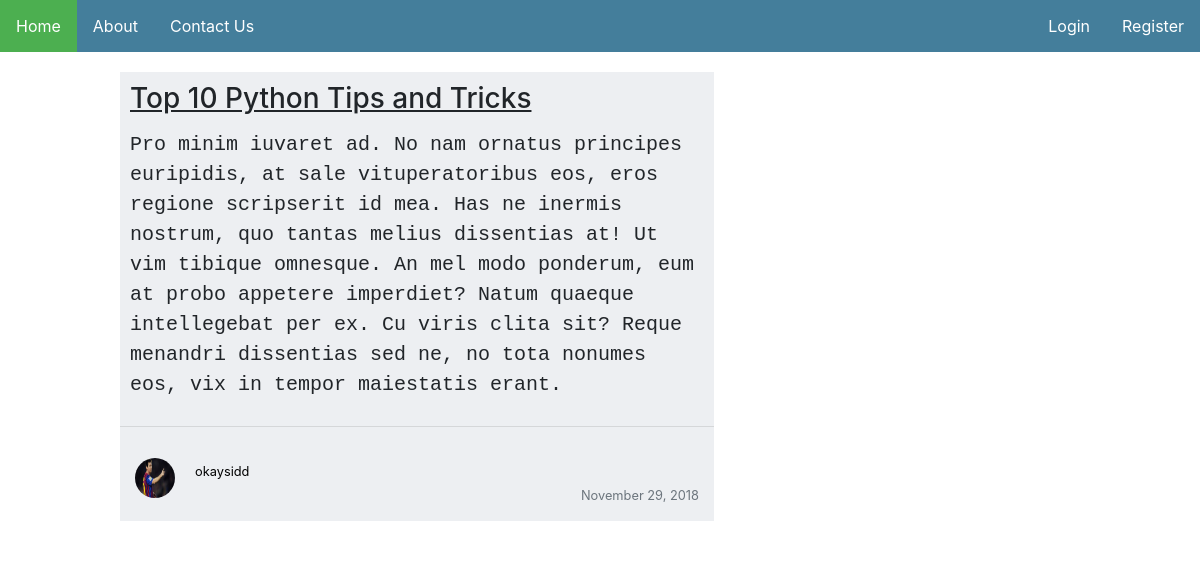
The page /post/30 on the database its author committed.
### blog/models.py (models this page shows, shortened)
class Post(models.Model):
    title = models.CharField(max_length=100)
    content = models.TextField()
    date_posted = models.DateTimeField(auto_now_add=True)
    author = models.ForeignKey(User, on_delete=models.CASCADE)

### users/models.py (models this page shows, shortened)
class Profile(models.Model):
    user = models.OneToOneField(User, on_delete=models.CASCADE)
    image = models.ImageField(default='default.jpeg', upload_to='profile_pics')

### blog/views.py (the view)
# urls.py: path('post/<int:pk>', PostDetailView.as_view(), name='post_detail'),
class PostDetailView(DetailView):
    model = Post

### blog/templates/blog/post_detail.html (shortened to what this page needs)
{% extends "blog/base.html" %}
{% block content %}
  <div class="clearfix" style="margin-left: 100px; width: 55%; float:left;">
    <div class="box" style="float:left; background-color:#edeff2; width: 90%;">
      <h3 align="left" style="height: 40px;">{{ object.title }}</h3>
      <p>{{ object.content }}</p>
      <hr>
      <div style="width: 100%; height: auto; overflow: hidden; padding: 15px">
            <a href="{% url 'user_posts' object.author.username %}">
              <img class="rounded-circle" style="float: left; width:40px; height:40px;" src="{{ post.author.profile.image.url }}">
            </a>
            <div style="width: 75%; float: left; padding-left: 20px;">
              <a style="color: black;" href="{% url 'user_posts' object.author.username %}"><small>{{ post.author }}</small></a>
            </div>
        <div style="float: right;"><small class="text-muted">{{ object.date_posted|date:'F d, Y' }}</small></div>
      </div>
    </div>
  </div>
{% endblock content %}

### blog/static/blog/main.css (style rules this page uses)
body { margin: 0; }
* { box-sizing: border-box; }
.box { margin: 20px; float: left; }
.clearfix::after { content: ""; clear: none; display: table; margin: auto; padding: 10px; }
h3, p, h5, h6 { padding: 10px; }
p { font-family: Monospace; font-size: 20px; }
h3 { text-decoration: underline; }

### rows shown on the page
Post: title "Top 10 Python Tips and Tricks", content "Pro minim iuvaret ad. No nam ornatus principes euripidis, at sale vituperatoribus eos, eros regione scripserit id mea. Has ne inermis nostrum, quo tantas melius dissentias at! Ut vim tibique omnesque. An mel modo ponderum, eum at probo appetere imperdiet? Natum quaeque intellegebat per ex. Cu viris clita sit? Reque menandri dissentias sed ne, no tota nonumes eos, vix in tempor maiestatis erant.", author.profile.image (picture), author "okaysidd", date_posted "November 29, 2018"
